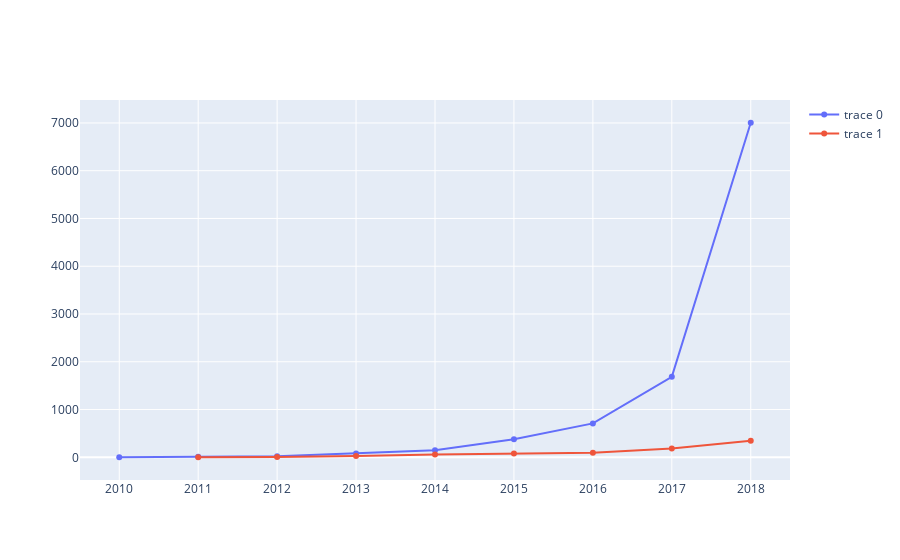

This figure's notebook cell:
### Code cell
fig = go.Figure(data=y)
iplot(fig) # the output of the code is not shown due to some error else it shows a graph

### Figure 1 — Plotly figure (JSON) as saved in the notebook; plotly's stock layout.template omitted (floating-point values rounded to 4 significant figures)
{"data": [{"type": "scatter", "x": [2018, 2017, 2016, 2015, 2014, 2013, 2012, 2011, 2010], "y": [7004, 1684, 710, 377, 150, 81, 21, 12, 1]}, {"type": "scatter", "x": [2018.0, 2017.0, 2016.0, 2015.0, 2014.0, 2013.0, 2012.0, 2011.0], "y": [345.0, 183.0, 94.0, 82.0, 59.0, 29.0, 5.0, 3.0]}], "layout": {}}
